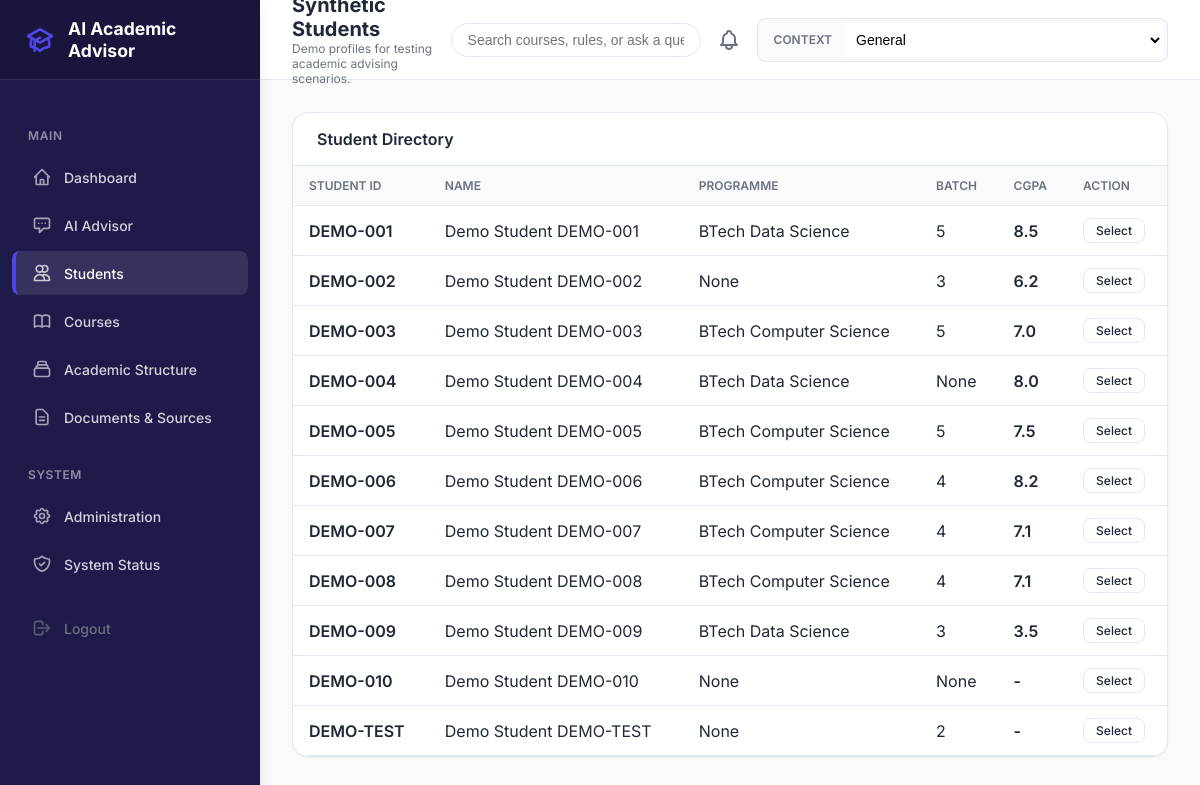
The page /students/ on the database its author committed.
### apps/students/models.py (models this page shows, shortened)
class Student(models.Model):
    student_id = models.CharField(max_length=50, unique=True, help_text="e.g. 'Student A'")
    programme = models.CharField(max_length=100, null=True, blank=True)
    batch = models.CharField(max_length=50, null=True, blank=True)
    current_semester = models.IntegerField(null=True, blank=True)
    cgpa = models.FloatField(null=True, blank=True)
    credits_earned = models.FloatField(null=True, blank=True)
    minor_opted = models.CharField(max_length=100, null=True, blank=True)
    profile_completeness_status = models.CharField(max_length=50, default='COMPLETE')

### apps/core/views.py (the view)
# urls.py: path('students/', views.students_list, name='students_list'),
def students_list(request):
    context = {
        'synthetic_students': Student.objects.all(),
        'active_student': Student.objects.filter(student_id=request.GET.get('student_id')).first() if request.GET.get('student_id') else None,
    }
    return render(request, 'core/students.html', context)

### templates/core/students.html (shortened to what this page needs)
{% extends "base.html" %}
{% block header_subtitle %}Demo profiles for testing academic advising scenarios.{% endblock %}
{% block content %}
<div class="card">
    <div class="card-header">Student Directory</div>
    <div class="card-body" style="padding: 0;">
        {% if synthetic_students %}
        <table class="table">
            <thead>
                <tr>
                    <th>Student ID</th>
                    <th>Name</th>
                    <th>Programme</th>
                    <th>Batch</th>
                    <th>CGPA</th>
                    <th>Action</th>
                </tr>
            </thead>
            <tbody>
                {% for student in synthetic_students %}
                <tr {% if active_student.student_id == student.student_id %}style="background-color: var(--color-primary-light); color: white;"{% endif %}>
                    <td style="font-weight: 600;">{{ student.student_id }}</td>
                    <td>Demo Student {{ student.student_id }}</td>
                    <td>{{ student.programme }}</td>
                    <td>{{ student.current_semester }}</td>
                    <td style="font-weight: 600;">{{ student.cgpa|default:"-" }}</td>
                    <td>
                        {% if active_student.student_id == student.student_id %}
                            <span class="badge" style="background: white; color: var(--color-primary);">Active Context</span>
                        {% else %}
                            <a href="?student_id={{ student.student_id }}" class="btn btn-outline" style="padding: var(--space-1) var(--space-3); font-size: 0.75rem;">Select</a>
                        {% endif %}
                    </td>
                </tr>
                {% endfor %}
            </tbody>
        </table>
        {% else %}
        <div style="padding: var(--space-8); text-align: center; color: var(--color-text-muted);">
            No synthetic students found in the database.
        </div>
        {% endif %}
    </div>
</div>
{% endblock %}

### templates/base.html (shortened to what this page needs)
{% load static %}
<!DOCTYPE html>
<html lang="en">
<head>
    <link rel="stylesheet" href="{% static 'css/styles.css' %}">
</head>
<body>
    <div class="app-container">
        <aside class="sidebar">
            <div class="sidebar-header">
                <div class="sidebar-title">AI Academic<br>Advisor</div>
            </div>
            <nav class="sidebar-nav">
                <div class="nav-section">Main</div>
                <a href="{% url 'dashboard' %}{% if request.GET.student_id %}?student_id={{ request.GET.student_id }}{% endif %}" class="nav-link {% if request.path == '/dashboard/' %}active{% endif %}">
                    <svg fill="none" stroke="currentColor" viewBox="0 0 24 24"><path stroke-linecap="round" stroke-linejoin="round" stroke-width="2" d="M3 12l2-2m0 0l7-7 7 7M5 10v10a1 1 0 001 1h3m10-11l2 2m-2-2v10a1 1 0 01-1 1h-3m-6 0a1 1 0 001-1v-4a1 1 0 011-1h2a1 1 0 011 1v4a1 1 0 001 1m-6 0h6"></path></svg>
                    Dashboard
                </a>
                <a href="{% url 'advisor_chat' %}{% if request.GET.student_id %}?student_id={{ request.GET.student_id }}{% endif %}" class="nav-link {% if '/advisor/' in request.path %}active{% endif %}">
                    <svg fill="none" stroke="currentColor" viewBox="0 0 24 24"><path stroke-linecap="round" stroke-linejoin="round" stroke-width="2" d="M8 10h.01M12 10h.01M16 10h.01M9 16H5a2 2 0 01-2-2V6a2 2 0 012-2h14a2 2 0 012 2v8a2 2 0 01-2 2h-5l-5 5v-5z"></path></svg>
                    AI Advisor
                </a>
                <a href="{% url 'students_list' %}{% if request.GET.student_id %}?student_id={{ request.GET.student_id }}{% endif %}" class="nav-link {% if '/students/' in request.path %}active{% endif %}">
                    <svg fill="none" stroke="currentColor" viewBox="0 0 24 24"><path stroke-linecap="round" stroke-linejoin="round" stroke-width="2" d="M12 4.354a4 4 0 110 5.292M15 21H3v-1a6 6 0 0112 0v1zm0 0h6v-1a6 6 0 00-9-5.197M13 7a4 4 0 11-8 0 4 4 0 018 0z"></path></svg>
                    Students
                </a>
                <a href="{% url 'courses_explore' %}{% if request.GET.student_id %}?student_id={{ request.GET.student_id }}{% endif %}" class="nav-link {% if '/courses/' in request.path %}active{% endif %}">
                    Courses
                </a>
                <a href="{% url 'academic_structure' %}{% if request.GET.student_id %}?student_id={{ request.GET.student_id }}{% endif %}" class="nav-link {% if '/academic-structure/' in request.path %}active{% endif %}">
                    <svg fill="none" stroke="currentColor" viewBox="0 0 24 24"><path stroke-linecap="round" stroke-linejoin="round" stroke-width="2" d="M19 11H5m14 0a2 2 0 012 2v6a2 2 0 01-2 2H5a2 2 0 01-2-2v-6a2 2 0 012-2m14 0V9a2 2 0 00-2-2M5 11V9a2 2 0 002-2m0 0V5a2 2 0 012-2h6a2 2 0 012 2v2M7 7h10"></path></svg>
                    Academic Structure
                </a>
                <a href="{% url 'documents_sources' %}{% if request.GET.student_id %}?student_id={{ request.GET.student_id }}{% endif %}" class="nav-link {% if '/documents/' in request.path %}active{% endif %}">
                    <svg fill="none" stroke="currentColor" viewBox="0 0 24 24"><path stroke-linecap="round" stroke-linejoin="round" stroke-width="2" d="M9 12h6m-6 4h6m2 5H7a2 2 0 01-2-2V5a2 2 0 012-2h5.586a1 1 0 01.707.293l5.414 5.414a1 1 0 01.293.707V19a2 2 0 01-2 2z"></path></svg>
                    Documents & Sources
                </a>
                <div class="nav-section">System</div>
                <a href="{% url 'administration' %}{% if request.GET.student_id %}?student_id={{ request.GET.student_id }}{% endif %}" class="nav-link {% if '/administration/' in request.path %}active{% endif %}">
                    Administration
                </a>
                <a href="{% url 'system_status' %}{% if request.GET.student_id %}?student_id={{ request.GET.student_id }}{% endif %}" class="nav-link {% if '/system-status/' in request.path %}active{% endif %}">
                    System Status
                </a>
                <a href="{% url 'landing' %}" class="nav-link nav-link-logout">
                    <svg fill="none" stroke="currentColor" viewBox="0 0 24 24"><path stroke-linecap="round" stroke-linejoin="round" stroke-width="2" d="M17 16l4-4m0 0l-4-4m4 4H7m6 4v1a3 3 0 01-3 3H6a3 3 0 01-3-3V7a3 3 0 013-3h4a3 3 0 013 3v1"></path></svg>
                    Logout
                </a>
            </nav>
        </aside>
        <div class="main-content-wrapper">
            <header class="top-header">
                <div class="header-left">
                    <h2>{% block header_title %}Overview{% endblock %}</h2>
                    <p>{% block header_subtitle %}AI Academic Support System{% endblock %}</p>
                </div>
                <div class="header-right">
                    <form method="GET" action="{% url 'global_search' %}" style="display: flex;">
                        <input type="text" name="q" class="search-box" placeholder="Search courses, rules, or ask a question...">
                    </form>
                    <form method="GET" action="" id="studentSelectForm" class="student-selector">
                        <label for="student_id">Context</label>
                        <select name="student_id" id="student_id" onchange="document.getElementById('studentSelectForm').submit();">
                            <option value="">General</option>
                        </select>
                    </form>
                </div>
            </header>
            <main class="main-scroll-area">
                <div class="content-container">
                    {% block content %}{% endblock %}
                </div>
            </main>
        </div>
    </div>
</body>
</html>

### rows shown on the page
Student: student_id "DEMO-001", programme "BTech Data Science", current_semester "5", cgpa "8.5"
Student: student_id "DEMO-002", programme "None", current_semester "3", cgpa "6.2"
Student: student_id "DEMO-003", programme "BTech Computer Science", current_semester "5", cgpa "7.0"
Student: student_id "DEMO-004", programme "BTech Data Science", current_semester "None", cgpa "8.0"
Student: student_id "DEMO-005", programme "BTech Computer Science", current_semester "5", cgpa "7.5"
Student: student_id "DEMO-006", programme "BTech Computer Science", current_semester "4", cgpa "8.2"
Student: student_id "DEMO-007", programme "BTech Computer Science", current_semester "4", cgpa "7.1"
Student: student_id "DEMO-008", programme "BTech Computer Science", current_semester "4", cgpa "7.1"
Student: student_id "DEMO-009", programme "BTech Data Science", current_semester "3", cgpa "3.5"
Student: student_id "DEMO-010", programme "None", current_semester "None", cgpa "-"
Student: student_id "DEMO-TEST", programme "None", current_semester "2", cgpa "-"
